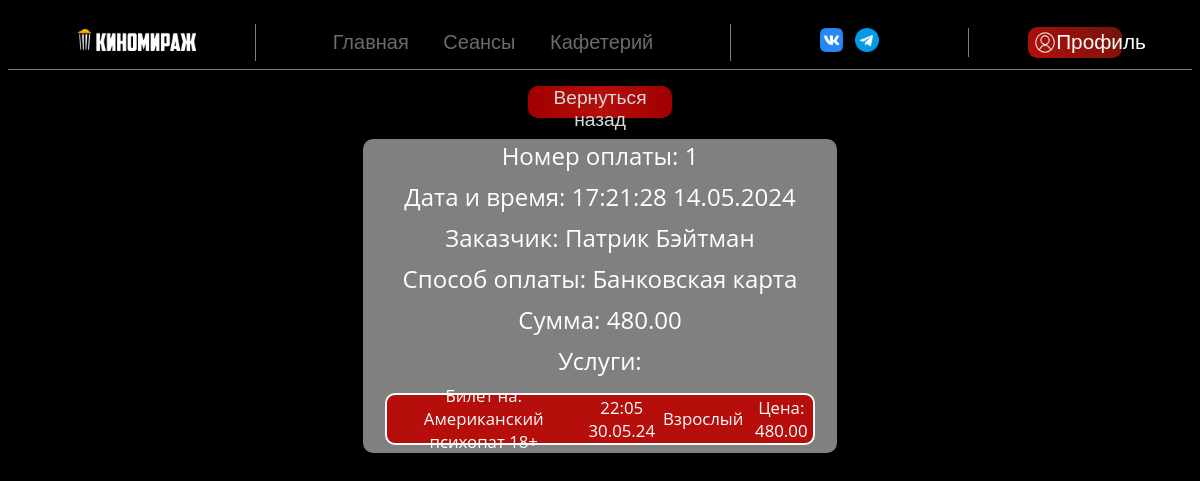
/single-pay-history.php?id=1 (signed in), run on the app's committed database.
### tables this page shows
CREATE TABLE `payment` (
  `payment_id` int UNSIGNED NOT NULL,
  `amount` decimal(9,2) NOT NULL,
  `payment_method` smallint UNSIGNED DEFAULT NULL,
  `customer_id` int UNSIGNED DEFAULT NULL,
  `payment_date` datetime NOT NULL DEFAULT CURRENT_TIMESTAMP
);

CREATE TABLE `customer` (
  `customer_id` int UNSIGNED NOT NULL,
  `name` varchar(255) DEFAULT NULL,
  `surname` varchar(255) DEFAULT NULL,
  `email` varchar(255) DEFAULT NULL,
  `password` varchar(255) NOT NULL,
  `phone_number` varchar(255) DEFAULT NULL,
  `birth_date` date DEFAULT NULL,
  `registration_date` timestamp NOT NULL DEFAULT CURRENT_TIMESTAMP,
  `rank` enum('user','admin') DEFAULT 'user'
);

CREATE TABLE `payment_method` (
  `pmethod_id` smallint UNSIGNED NOT NULL,
  `payment_method` varchar(255) DEFAULT NULL
);

CREATE TABLE `price` (
  `price_id` int UNSIGNED NOT NULL,
  `session_id` int UNSIGNED DEFAULT NULL,
  `price` decimal(8,2) DEFAULT NULL,
  `option_id` int UNSIGNED DEFAULT NULL
);

CREATE TABLE `film` (
  `film_id` int UNSIGNED NOT NULL,
  `title` varchar(255) NOT NULL,
  `description` text NOT NULL,
  `actors` text NOT NULL,
  `age_rating` enum('0+','6+','12+','16+','18+') NOT NULL,
  `country` varchar(255) NOT NULL,
  `release_date` year NOT NULL,
  `length` smallint UNSIGNED NOT NULL,
  `img_path` varchar(255) NOT NULL
);

CREATE TABLE `session` (
  `session_id` int UNSIGNED NOT NULL,
  `session_date` datetime DEFAULT NULL,
  `film_id` int UNSIGNED DEFAULT NULL,
  `hall_id` mediumint UNSIGNED DEFAULT NULL
);

CREATE TABLE `price_option` (
  `option_id` int UNSIGNED NOT NULL,
  `option_name` varchar(55) DEFAULT NULL,
  `option_description` text
);

### single-pay-history.php (the view, shortened to what this page needs)
<?php
$cust_id = $_SESSION['km_auth'];
include "components/header.php";
$query1 = "SELECT p.payment_id, c.name, c.surname, p.payment_date, pm.payment_method, p.amount FROM `payment` AS p
JOIN payment_method AS pm ON p.payment_method = pm.pmethod_id
JOIN customer AS c ON p.customer_id = c.customer_id
WHERE p.customer_id=$cust_id AND payment_id=$_GET[id]";
$res1 = mysqli_query($conn, $query1);
?>
<div class="s-pay-hist-main">
    <a href="personal.php?page=История+оплаты"><button>Вернуться назад</button></a>
    <div>
    <?php
    $num_rows = mysqli_num_rows($res1);
    if ($num_rows > 0){
        $check = mysqli_fetch_array($res1, MYSQLI_ASSOC);
        $date = date_format(date_create($check['payment_date']), 'H:i:s d.m.Y');
        $check_html = <<<_CHK
            <span>Номер оплаты: $check[payment_id]</span>
            <span>Дата и время: $date</span>
            <span>Заказчик: $check[name] $check[surname]</span>
            <span>Способ оплаты: $check[payment_method]</span>
            <span>Сумма: $check[amount]</span>
            <span>Услуги:</span>
        _CHK;
        echo $check_html;
        $query2 = "SELECT pr.price, op.option_name, ss.session_date, f.title, f.age_rating
        FROM payment_price AS pp
        JOIN payment AS p ON pp.payment_id=p.payment_id
        JOIN price AS pr ON pr.price_id=pp.payment_id
        JOIN `price_option` AS op ON pr.option_id = op.option_id
        JOIN `session` AS ss ON pr.session_id = ss.session_id
        JOIN film AS f ON ss.film_id = f.film_id
        WHERE pp.payment_id = $check[payment_id]";
        $res2 = mysqli_query($conn, $query2);
        $num_rows = mysqli_num_rows($res2);
        for ($i=0; $i<$num_rows; $i++){
            $service = mysqli_fetch_array($res2, MYSQLI_ASSOC);
            $service_time = date_format(date_create($service['session_date']), 'G:i j.m.y');
            $service_html = <<<_TICKET
                <div class="service">
                    <span>Билет на: $service[title] $service[age_rating]</span>
                    <span>$service_time</span>
                    <span>$service[option_name]</span>
                    <span>Цена: $service[price]</span>
                </div>
            _TICKET;
            echo $service_html;
        }
    }
    else {
        echo "<span>Ошибка!</span>";
    }
    ?>
    </div>
</div>

### assets/css/style.css (style rules this page uses)
body { background-color: black; font-family: 'Open Sans', sans-serif; overflow-x: hidden; }
.s-pay-hist-main { display: flex; flex-direction: column; align-items: center; margin-top: 2vh; }
.s-pay-hist-main div { margin-top: 1vh; display: flex; flex-direction: column; align-items: center; background: gray; width: 40%; border-radius: 10px; row-gap: 1vh; }
.s-pay-hist-main span { color: white; font-size: 150%; }
.s-pay-hist-main div div.service { display: flex; flex-direction: row; justify-content: space-evenly; background: #B50E0B; width: 90%; height: 6vh; margin-bottom: 1vh; column-gap: 0.5vw; border: 2px solid white; }
.s-pay-hist-main div div.service span { font-size: 105%; text-align: center; }
.s-pay-hist-main button { height: 4vh; width: 12vw; border-radius: 10px; border: none; text-align: center; color: rgb(219, 219, 219); background: linear-gradient(90deg, #a00000, #B50E0B, #a00000); font-size: 120%; }

### data on the page
payment: payment_id "1", payment_date "17:21:28 14.05.2024", customer.name "Патрик", customer.surname "Бэйтман", payment_method.payment_method "Банковская карта", amount "480.00"
price: film.title "Американский психопат", film.age_rating "18+", session.session_date "22:05 30.05.24", option.option_name "Взрослый", price "480.00"

### other printed values
$acc_text "Профиль"
